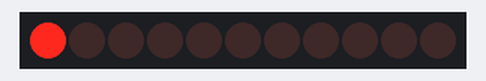
A sketch run on a simulated ATtiny85, built with avr-gcc and run on an emulated ATtiny85. On the bench: 11 port-expander outputs drawn as a row of LEDs (first output left, lit = HIGH). Wiring (inferred from the names in the program): MCP23017 port expander at I2C address 0x20. Wiring (inferred from the signals the program sends): row of LEDs: on Q0, Q1, Q2, Q3, Q4, Q5, Q6, Q7, Q8, Q9, Q12. Sleep ends after the set time or at an interrupt.

Above: at 0.2 s.
At 1.7 s:
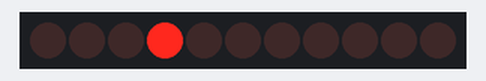
At 3.3 s:
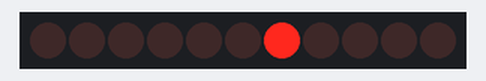
At 6.4 s:
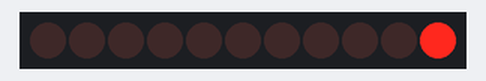
At 12.5 s:
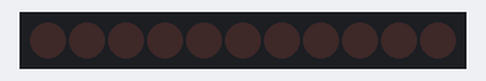
At 23.2 s:
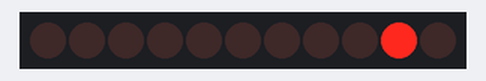
Timing chart, 0 to 24.0 s (numbered marks = the images above):
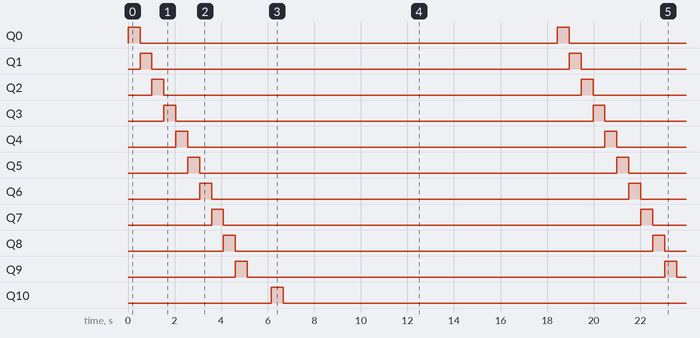

The sketch:

attiny85-mcp23017-led-flasher.ino
```cpp
#include <Wire.h>
#include <avr/sleep.h>
#include <avr/power.h>
#include <avr/wdt.h>

// MCP23017 I2C address (A0, A1, A2 = LOW)
#define MCP23017_ADDR 0x20

// MCP23017 Register addresses
#define MCP23017_IODIRA   0x00  // I/O Direction Register A
#define MCP23017_IODIRB   0x01  // I/O Direction Register B
#define MCP23017_GPIOA    0x12  // General Purpose I/O Port Register A
#define MCP23017_GPIOB    0x13  // General Purpose I/O Port Register B

// ATtiny85 pins for I2C (using TinyWireM library pins)
// SDA = Pin 0 (PB0)
// SCL = Pin 2 (PB2)

volatile bool wakeUp = false;

void setup() {
  // Disable unused peripherals to save power
  power_adc_disable();
  power_timer1_disable();

  // Initialize I2C
  Wire.begin();
  Wire.setClock(100000); // 100kHz for lower power consumption

  // Initialize MCP23017
  initMCP23017();

  // Setup watchdog timer for 1 second intervals
  setupWatchdog();

  // Set sleep mode
  set_sleep_mode(SLEEP_MODE_PWR_DOWN);
}

void loop() {
  // Flash each LED for 500ms
  for (uint8_t port = 0; port < 2; port++) {
    for (uint8_t pin = 0; pin < 8; pin++) {
      // Turn on current LED
      setLED(port, pin, true);

      // Wait 500ms using watchdog timer (sleep)
      sleepFor500ms();

      // Turn off current LED
      setLED(port, pin, false);
    }
  }

  // After cycling through all LEDs, sleep for longer period
  // to conserve battery (optional - remove if continuous cycling desired)
  for (uint8_t i = 0; i < 10; i++) { // Sleep for ~10 seconds
    sleepFor1Second();
  }
}

void initMCP23017() {
  // Set all pins as outputs (0 = output, 1 = input)
  writeRegister(MCP23017_IODIRA, 0x00); // Port A all outputs
  writeRegister(MCP23017_IODIRB, 0x00); // Port B all outputs

  // Turn off all LEDs initially
  writeRegister(MCP23017_GPIOA, 0x00);
  writeRegister(MCP23017_GPIOB, 0x00);
}

void writeRegister(uint8_t reg, uint8_t value) {
  Wire.beginTransmission(MCP23017_ADDR);
  Wire.write(reg);
  Wire.write(value);
  Wire.endTransmission();

  // Small delay to ensure I2C transaction completes
  delayMicroseconds(100);
}

uint8_t readRegister(uint8_t reg) {
  Wire.beginTransmission(MCP23017_ADDR);
  Wire.write(reg);
  Wire.endTransmission();

  Wire.requestFrom(MCP23017_ADDR, 1);
  return Wire.read();
}

void setLED(uint8_t port, uint8_t pin, bool state) {
  uint8_t reg = (port == 0) ? MCP23017_GPIOA : MCP23017_GPIOB;
  uint8_t currentValue = readRegister(reg);

  if (state) {
    currentValue |= (1 << pin);   // Set bit
  } else {
    currentValue &= ~(1 << pin);  // Clear bit
  }

  writeRegister(reg, currentValue);
}

void setupWatchdog() {
  // Clear the reset flag
  MCUSR &= ~(1 << WDRF);

  // Start timed sequence
  WDTCR |= (1 << WDCE) | (1 << WDE);

  // Set new watchdog timeout prescaler value to 1 second
  WDTCR = (1 << WDIE) | (1 << WDP2) | (1 << WDP1); // 1 second
}

void sleepFor1Second() {
  wakeUp = false;
  sleep_enable();
  sleep_cpu();
  sleep_disable();
}

void sleepFor500ms() {
  // For 500ms, we'll use two 250ms sleeps or approximate with delay
  // Since watchdog minimum is ~15ms, we'll use a more efficient approach

  // Temporarily set watchdog to shorter interval
  WDTCR |= (1 << WDCE) | (1 << WDE);
  WDTCR = (1 << WDIE) | (1 << WDP2); // ~250ms

  // Sleep twice for ~500ms
  sleepFor1Second();
  sleepFor1Second();

  // Restore 1 second watchdog
  setupWatchdog();
}

// Watchdog interrupt service routine
ISR(WDT_vect) {
  wakeUp = true;
}

/*
 * WIRING:
 *
 * ATtiny85:
 * Pin 1 (RESET) -> 10kΩ pullup to VCC
 * Pin 4 (GND)   -> Ground
 * Pin 8 (VCC)   -> 3.3V from CR2032
 * Pin 5 (PB0)   -> SDA (MCP23017 pin 13)
 * Pin 7 (PB2)   -> SCL (MCP23017 pin 12)
 *
 * MCP23017:
 * Pin 9 (VDD)   -> 3.3V
 * Pin 10 (VSS)  -> Ground
 * Pin 12 (SCL)  -> ATtiny85 Pin 7 (PB2) + 4.7kΩ pullup to VCC
 * Pin 13 (SDA)  -> ATtiny85 Pin 5 (PB0) + 4.7kΩ pullup to VCC
 * Pin 15 (A0)   -> Ground (sets I2C address to 0x20)
 * Pin 16 (A1)   -> Ground
 * Pin 17 (A2)   -> Ground
 * Pin 18 (RESET)-> 10kΩ pullup to VCC
 *
 * Pins 21-28 (GPA0-GPA7) -> LEDs with appropriate current limiting resistors
 * Pins 1-8 (GPB0-GPB7)   -> LEDs with appropriate current limiting resistors
 *
 * For 3.3V operation with typical LEDs, use ~150-220Ω current limiting resistors
 *
 * POWER OPTIMIZATION NOTES:
 * - Uses power-down sleep mode (lowest power consumption)
 * - Disables unused peripherals (ADC, Timer1)
 * - Uses watchdog timer for timing instead of active delays
 * - I2C at 100kHz for lower power consumption
 * - LEDs are only on for 500ms each, minimizing current draw
 * - Optional longer sleep periods between LED cycles
 */
```

Measured:
- by itself, Q0–10: alternates HIGH for 0.51 s and LOW for 17.9 s
- by itself, everything shown: repeats every 18.4 s, in 13 steps
